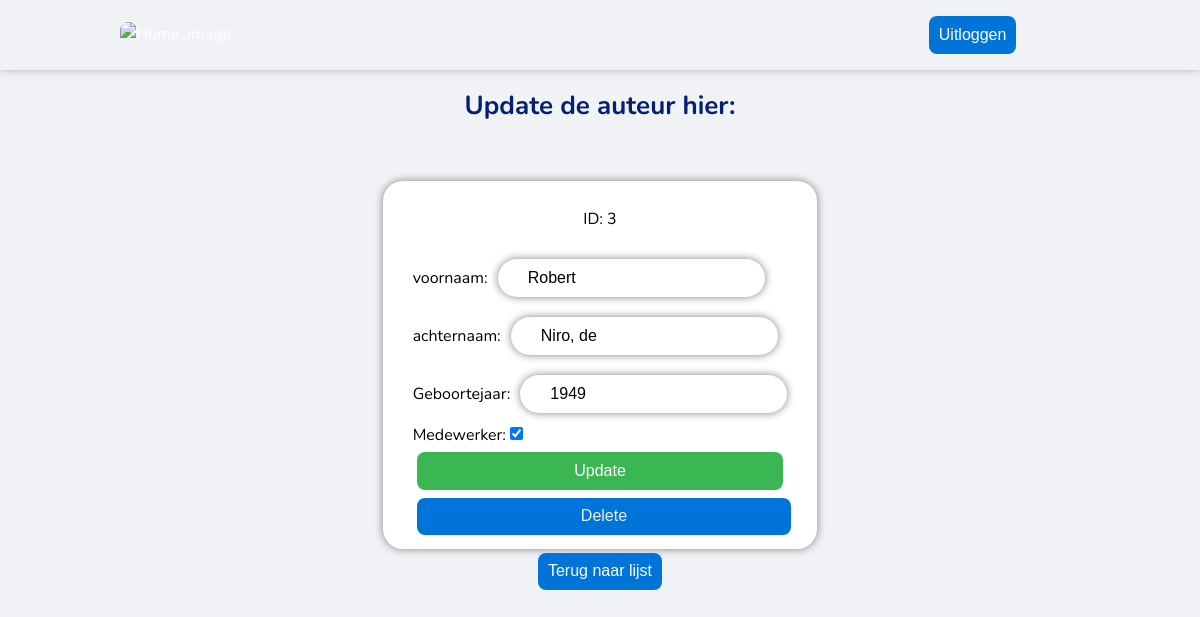
Page /table_details/auteurs/3/update (signed in) on the committed database.
### tables this page shows
CREATE TABLE `auteurs` (
  `id` integer NOT NULL
,  `voornaam` varchar(80) NOT NULL
,  `achternaam` varchar(80) NOT NULL
,  `geboortejaar` integer DEFAULT NULL
,  `medewerker` varchar(250) NOT NULL
,  `met pensioen` integer NOT NULL
);

### app.py (the view)
@app.route("/table_details/<table_name>/<id>/update", methods=['GET', 'POST'])
def get_data(table_name, id):
    row, column_names = dbm.get_data(table_name, id)
    leerdoelen_row, column_leerdoelen = dbm.get_list_leerdoelen()
    auteurs_row, column_auteurs = dbm.get_list_auteurs()
    return render_template(
        "update.html",
        table_name=table_name, row=row,
        leerdoelen_row=leerdoelen_row, column_leerdoelen=column_leerdoelen,
        auteurs_row=auteurs_row, column_auteurs=column_auteurs
    )

### app.py (called while the page is built)
@app.before_request
def before_request():
    if "user" not in session and request.endpoint not in ['login', 'static', 'login_index']:
        return redirect(url_for('login_index'))

### lib/tablemodel.py (called while the page is built)
    def get_data(self, table_name, id):
        cursor = sqlite3.connect(self.database_file).cursor()
        if table_name == 'vragen':
            cursor.execute(f"SELECT * FROM vragen INNER JOIN leerdoelen ON vragen.leerdoel = leerdoelen.id")
        cursor.execute(f"SELECT * FROM {table_name} WHERE id={id}")
        table_headers = [column_name[0] for column_name in cursor.description]
        table_content = cursor.fetchone()
        return table_content, table_headers

    def get_list_leerdoelen(self):
        cursor = sqlite3.connect(self.database_file).cursor()
        cursor.execute(f"SELECT id, leerdoel FROM leerdoelen")
        table_headers = [column_name[0] for column_name in cursor.description]
        table_content = cursor.fetchall()
        return table_content, table_headers

    def get_list_auteurs(self):
        cursor = sqlite3.connect(self.database_file).cursor()
        cursor.execute(f"SELECT id, (voornaam || ' ' || achternaam) FROM auteurs")
        table_headers = [column_name[0] for column_name in cursor.description]
        table_content = cursor.fetchall()
        return table_content, table_headers

### templates/update.html (shortened to what this page needs)
<!DOCTYPE html>
<html lang="en">
<head>
    <link rel="stylesheet" href="/static/basic.css" type="text/css">
</head>
<body>
<div>
{% include "header.html" %}
    <div id="updatetext_box">
        {% if table_name == 'auteurs' %}
            <h2 id="updatetext">Update de auteur hier:</h2>
        {% endif %}
    </div>
<div id="update_body">
    <div id="update_container">
    {% if table_name == 'auteurs' %}
         <div class="update_form">
             <div>
                 <p> ID: {{ row [0] }}</p>
             </div>
            <form action="/update/auteurs" method="POST">
                <div>
                    <label for="voornaam">voornaam:</label>
                    <input id="voornaam" type="text" name="voornaam" value="{{ row[1] }}">
                </div>
                <div>
                    <label for="achternaam">achternaam:</label>
                    <input id="achternaam" type="text" name="achternaam" value="{{ row[2] }}">
                </div>
                <div>
                    <label for="geboortejaar">Geboortejaar:</label>
                    <input id="geboortejaar" type="number" name="geboortejaar" value="{{ row[3] }}">
                </div>
                <div id="boxcheck">
                    <label for="medewerker">Medewerker:</label>
                    <input id="medewerker" type="checkbox" {% if row[4] %} checked{% endif %} name="medewerker">
                </div>
                <div>
                    <button id="update_button" type="submit">Update</button>
                </div>
            </form>
            <div class="delete_div">
                <a href="delete"><button id="delete_button" type="submit">Delete</button></a>
            </div>
        </div>
    {% endif %}
    <a href="/table_details/{{ table_name }}"><button class="button2">Terug naar lijst</button></a>
    </div>
</div>
</div>
</body>
</html>

### static/basic.css (style rules this page uses)
* { box-sizing: border-box }
:root { --sans: 1em/1.6 system-ui, -apple-system, BlinkMacSystemFont, Segoe UI, Roboto, Oxygen, Ubuntu, Cantarell, Droid Sans, Helvetica Neue, Fira Sans, sans-serif; --mono: SFMono-Regular, Consolas, 'Liberation Mono', Menlo, Courier, 'Courier New', monospace; --c1:#0074d9; --c2:#eee; --c3:#fff; --c4:#000; --c5:#fff; --c6:rgba(240, 242, 245, 1); --c7:#ddd; --c8:#3ab753; --textcolor:#041f74; --inba:#f9faff; --inbr:#c3d0ed; --m1: 8px; --rc: 8px; --rc2: 20px }
html { -ms-text-size-adjust: 100%; -webkit-text-size-adjust: 100%; }
body { margin: 0; font: var(--sans); font-weight: 400; font-family: 'Nunito', sans-serif; font-style: normal; text-rendering: optimizeLegibility; -webkit-font-smoothing: antialiased; background-color: var(--c6); color: var(--textcolor); }
a { color: var(--c5); text-decoration:none }
h1,h2,h3,h4,h5,h6 { margin: 0.6em 0; font-weight: normal }
h2 { font-size: 1.625em; line-height: 1.2; font-weight: bold }
.button2 { background-color: var(--c1); }
pre,code,input,select,textarea,button,img { border-radius: var(--rc) }
input, select, textarea { font-size: 1em; color:var(--c4); background: var(--c7); border: 0; padding: 0.6em }
button, input[type=submit], input[type=reset], input[type="button"] { -webkit-appearance: none; font-size: 1em; display: inline-block; color: var(--c5); background: var(--c1); border: 0; margin: 4px; padding: 0.6em; cursor: pointer; text-align: center }
#update_body { display: flex; justify-content: center; }
#update_container { display: flex; align-items: center; flex-direction: column; }
#updatetext_box { text-align: center; margin-bottom: 5%; }
.update_form { display: inline-flex; flex-direction: column; align-items: center; justify-content: center; font-size: 1em; color:var(--c4); background: var(--c7); border: 0; border-collapse: collapse; border-spacing: 0; margin: 0 0; width: fit-content; padding: 10px 30px; background-color: var(--c5); border-radius: var(--rc2); box-shadow: 0 0 8px gray; }
#voornaam, #achternaam, #geboortejaar, #leerdoel, #vraag, #auteur { display: inline-flex; flex-direction: column; align-items: center; justify-content: center; font-size: 1em; color:var(--c4); background: var(--c7); border: 0; width: fit-content; margin: 10px 0 10px 10px; padding: 10px 30px; background-color: var(--c5); border-radius: var(--rc2); box-shadow: 0 0 8px gray; }
.update_form form div { display: flex; align-items: baseline; }
#update_button { background-color: var(--c8); color: var(--c5); width: 100%; }
.delete_div { width: 100%; }
#delete_button { background-color: var(--c1); color: var(--c2); width: 100%; }

### rows in the picture
auteurs: id "3", voornaam "Robert", achternaam "Niro, de", geboortejaar "1949", medewerker "☑"
